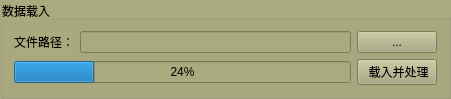
            <widget class="QGroupBox" name="groupBox_4">
             <property name="geometry">
              <rect>
               <x>10</x>
               <y>260</y>
               <width>451</width>
               <height>81</height>
              </rect>
             </property>
             <property name="styleSheet">
              <string notr="true">background-color: rgb(170, 170, 127);</string>
             </property>
             <property name="title">
              <string>数据载入</string>
             </property>
             <layout class="QGridLayout" name="gridLayout">
              <item row="0" column="0">
               <widget class="QLabel" name="label">
                <property name="text">
                 <string>文件路径：</string>
                </property>
               </widget>
              </item>
              <item row="0" column="1">
               <widget class="QLineEdit" name="line_path"/>
              </item>
              <item row="0" column="2">
               <widget class="QPushButton" name="Btn_GetDir">
                <property name="text">
                 <string>...</string>
                </property>
               </widget>
              </item>
              <item row="1" column="0" colspan="2">
               <widget class="QProgressBar" name="progressBar_proc">
                <property name="value">
                 <number>24</number>
                </property>
               </widget>
              </item>
              <item row="1" column="2">
               <widget class="QPushButton" name="Btn_Proc">
                <property name="text">
                 <string> 载入并处理</string>
                </property>
               </widget>
              </item>
             </layout>
            </widget>
